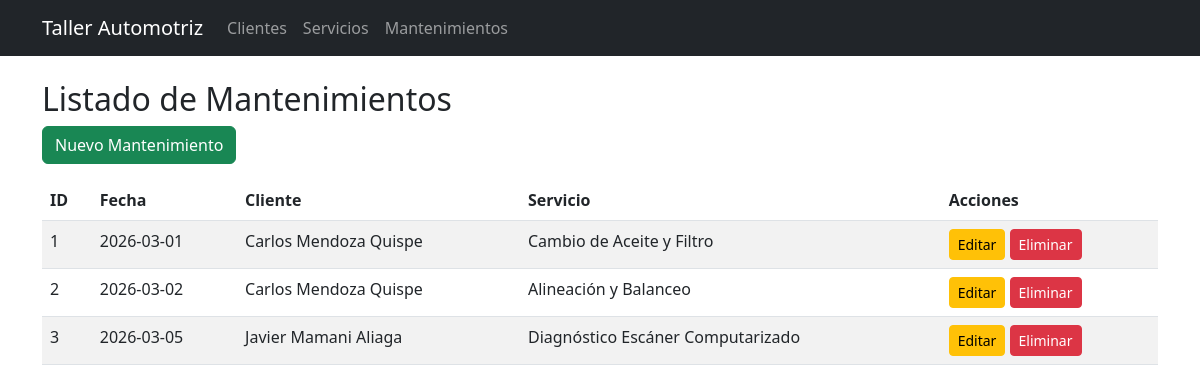
Page /mantenimientos on the earlier database version.
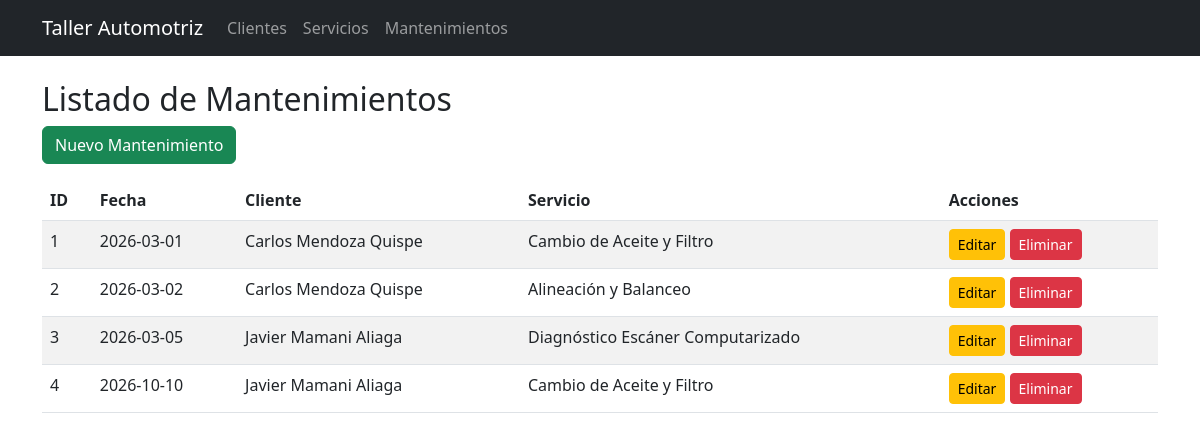
Same page on the later database version.
### tables this page shows
CREATE TABLE mantenimientos (
            id INTEGER PRIMARY KEY AUTOINCREMENT,
            fecha TEXT NOT NULL,
            servicio_id INTEGER NOT NULL,
            cliente_id INTEGER NOT NULL,
            FOREIGN KEY (servicio_id) REFERENCES servicios (id) ON DELETE CASCADE,
            FOREIGN KEY (cliente_id) REFERENCES clientes (id) ON DELETE CASCADE
        );

CREATE TABLE servicios (
            id INTEGER PRIMARY KEY AUTOINCREMENT,
            descripcion TEXT NOT NULL,
            precio REAL NOT NULL
        );

### app.py (the view)
@app.route('/mantenimientos')
def mantenimientos():
    conn = get_db_connection()
    mantenimientos = conn.execute('''
        SELECT m.id, m.fecha, c.nombre || ' ' || c.apellidos AS cliente, s.descripcion AS servicio
        FROM mantenimientos m
        JOIN clientes c ON m.cliente_id = c.id
        JOIN servicios s ON m.servicio_id = s.id
    ''').fetchall()
    conn.close()
    return render_template('mantenimientos.html', mantenimientos=mantenimientos)

### app.py (called while the page is built)
def get_db_connection():
    conn = sqlite3.connect('bd_taller.db')
    conn.row_factory = sqlite3.Row
    conn.execute("PRAGMA foreign_keys = ON;")
    return conn

### templates/mantenimientos.html
{% extends 'base.html' %}
{% block content %}
<h2>Listado de Mantenimientos</h2>
<a href="{{ url_for('nuevo_mantenimiento') }}" class="btn btn-success mb-3">Nuevo Mantenimiento</a>
<table class="table table-striped">
    <thead>
        <tr>
            <th>ID</th>
            <th>Fecha</th>
            <th>Cliente</th>
            <th>Servicio</th>
            <th>Acciones</th>
        </tr>
    </thead>
    <tbody>
        {% for item in mantenimientos %}
        <tr>
            <td>{{ item.id }}</td>
            <td>{{ item.fecha }}</td>
            <td>{{ item.cliente }}</td>
            <td>{{ item.servicio }}</td>
            <td>
                <a href="{{ url_for('editar_mantenimiento', id=item.id) }}" class="btn btn-warning btn-sm">Editar</a>
                <a href="{{ url_for('eliminar_mantenimiento', id=item.id) }}" class="btn btn-danger btn-sm" onclick="return confirm('¿Eliminar mantenimiento?');">Eliminar</a>
            </td>
        </tr>
        {% endfor %}
    </tbody>
</table>
{% endblock %}

### templates/base.html (shortened to what this page needs)
<!DOCTYPE html>
<html lang="es">
<head>
    <link href="https://cdn.jsdelivr.net/npm/bootstrap@5.3.0/dist/css/bootstrap.min.css" rel="stylesheet">
</head>
<body>
    <nav class="navbar navbar-expand-lg navbar-dark bg-dark mb-4">
        <div class="container">
            <a class="navbar-brand" href="#">Taller Automotriz</a>
            <div class="collapse navbar-collapse">
                <ul class="navbar-header navbar-nav me-auto">
                    <li class="nav-item"><a class="nav-link" href="{{ url_for('clientes') }}">Clientes</a></li>
                    <li class="nav-item"><a class="nav-link" href="{{ url_for('servicios') }}">Servicios</a></li>
                    <li class="nav-item"><a class="nav-link" href="{{ url_for('mantenimientos') }}">Mantenimientos</a></li>
                </ul>
            </div>
        </div>
    </nav>
    <div class="container">
        {% block content %}{% endblock %}
    </div>
</body>
</html>

Differences in the rows shown:
added mantenimientos: id "4", fecha "2026-10-10", cliente "Javier Mamani Aliaga", servicio "Cambio de Aceite y Filtro"
